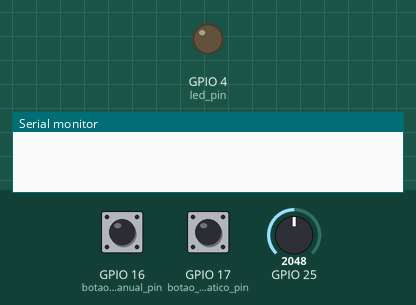
Recording of a program running on a simulated ESP32. Parts: output pins drawn as LEDs (lit = HIGH), the last lines printed to the serial monitor. Inputs (shaded band) come from the test bench; at power-on: GPIO 17 (botao_automatico_pin) LOW, GPIO 16 (botao_manual_pin) HIGH, GPIO 25 = 2048.

Above: at 1.3 s.
1.4 s: GPIO 17 (botao_automatico_pin) pulled HIGH for 0.15 s
At 1.75 s:
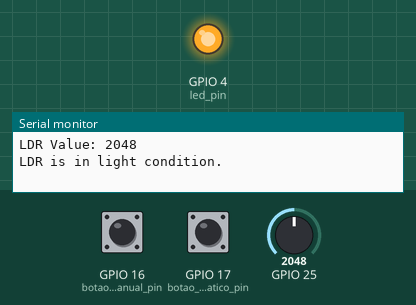
3.5 s: GPIO 17 (botao_automatico_pin) pulled HIGH for 3.2 s
At 7.6 s:
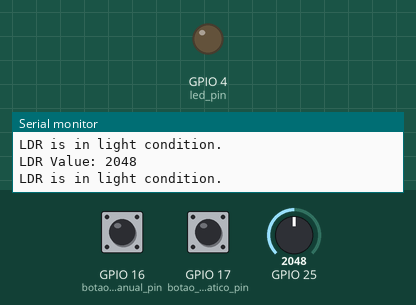
8.5 s: GPIO 16 (botao_manual_pin) pulled LOW for 3.2 s
At 9.3 s:
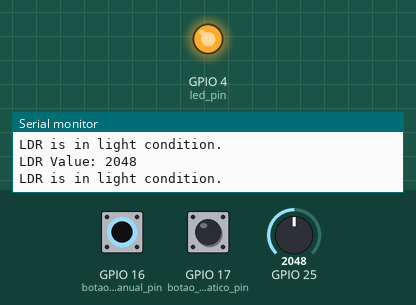
Timing chart, 0 to 13.2 s (numbered marks = the images above; inputs shaded):
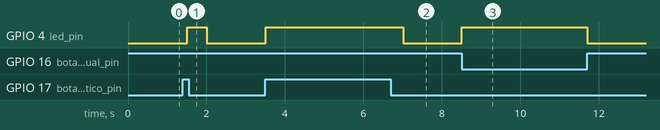

Measured:
- after the input at 1.4 s, GPIO 4 (led_pin): LOW → HIGH after 0.11 s, → LOW 0.50 s later
- after the input at 3.5 s, GPIO 4 (led_pin): LOW → HIGH at once, → LOW 3.5 s later
- after the input at 8.5 s, GPIO 4 (led_pin): LOW → HIGH at once, → LOW 3.2 s later

The program:

main.cpp
```cpp
#include <Arduino.h>


enum State // define 2 estados para o comportamento do LDR ( maquina de estados)
  {
    ldr_ligado = 0,
    ldr_desligado
  };

  State ldr_state = ldr_ligado;


struct LDR { // Criação de uma estrutura para o LDR
    int pin;        // Pin onde está ligado o LDR
    int value;     // valor de leitura do LDR
    int threshold; // Valor a que o LDR vai acencer o LED
    int timer;     // tempo entre leituras do LDR
  };

LDR ldr = {25, 0, 1500, 500}; // iniciar as variáveis do LDR

int botao_automatico_pin = 17;
int botao_manual_pin = 16;
int led_pin = 4;
unsigned long previous = 0;
unsigned long previous2 = 0;


void setup()
{
  Serial.begin(115200);
  pinMode(ldr.pin, INPUT);
  pinMode(led_pin, OUTPUT);
  pinMode(botao_automatico_pin, INPUT);
  pinMode(botao_manual_pin, INPUT);
}


void loop()
{
  if(millis()-previous > 500)           // de meio em meio segundo verifica o estado do botão automático
  {
    if(digitalRead(botao_automatico_pin) == HIGH)
    {
      ldr_state = ldr_ligado;                                 // dependendo do seu estado muda para o caso apropriado
    }
    else if(digitalRead(botao_automatico_pin) == LOW)
    {
      ldr_state = ldr_desligado;
    }
    previous = millis();
  }
  switch (ldr_state)
  {
    case ldr_ligado:
    if(millis() - previous2 > ldr.timer)  // faz a leitura do LDR de acordo com o tempo definido
    {
      ldr.value = analogRead(ldr.pin);
      previous2 = millis();
      Serial.printf("LDR Value: %d\n", ldr.value);  // escreve no monitor o valor de leitura do LDR e se está escuro ou não dependendo do valor que definimos
      if(ldr.value > ldr.threshold)
      {
        Serial.println("LDR is in light condition.");
        digitalWrite(led_pin, HIGH);
      }
      else
      {
        Serial.println("LDR is in dark condition.");
        digitalWrite(led_pin, LOW);
      }
    }
      break;

    case ldr_desligado:
    if(digitalRead(botao_manual_pin) == LOW) // o funcionamento do LED é controlado de forma manual com um botão
    {
      digitalWrite(led_pin, HIGH);
    }
    else
    {
      digitalWrite(led_pin, LOW);
    }
    break;
}
}
```
